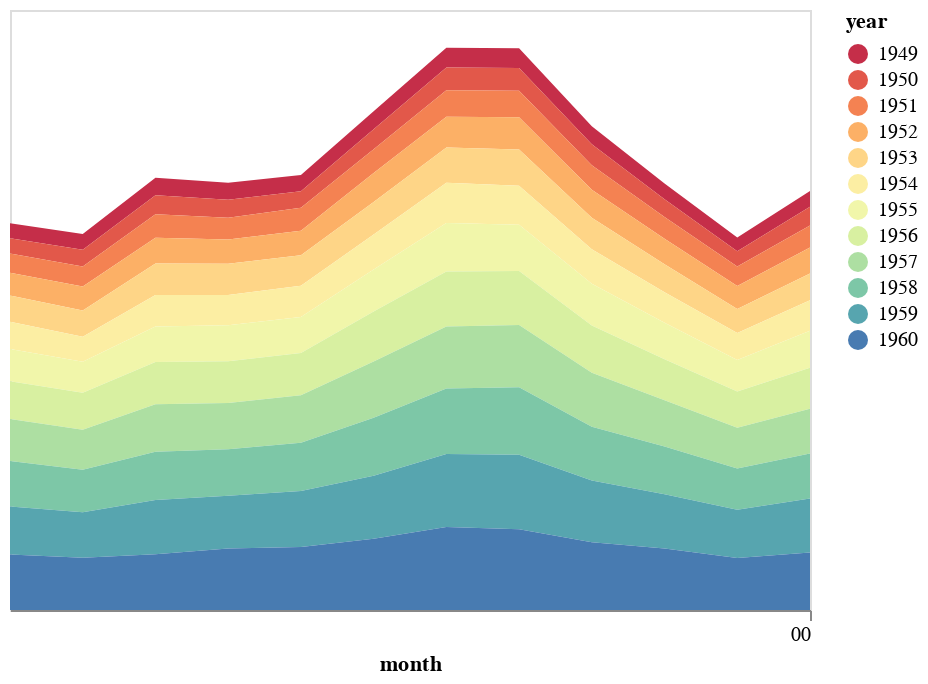

Source (notebook cell):
### Code cell
alt.Chart(factorized_flights).mark_area(
    color='red',
).encode(
    alt.X('month:T', axis=alt.Axis(format='%M')),
    alt.Y('sum(passengers):Q', axis=None),
    alt.Color('year:N', scale=alt.Scale(scheme='spectral'))
)

### Figure 1 — Vega-Lite specification as saved in the notebook (floating-point values rounded to 4 significant figures; data arrays with more than 128 entries replaced by an {"elided": "..."} marker saying what was removed)
{"$schema": "https://vega.github.io/schema/vega-lite/v2.6.0.json", "config": {"view": {"height": 300, "width": 400}}, "data": {"name": "data-7421a19f4bd04f8c0350c5f15bb7ed79"}, "datasets": {"data-7421a19f4bd04f8c0350c5f15bb7ed79": {"elided": "144 records"}}, "encoding": {"color": {"field": "year", "scale": {"scheme": "spectral"}, "type": "nominal"}, "x": {"axis": {"format": "%M"}, "field": "month", "type": "temporal"}, "y": {"aggregate": "sum", "axis": null, "field": "passengers", "type": "quantitative"}}, "mark": {"color": "red", "type": "area"}}
